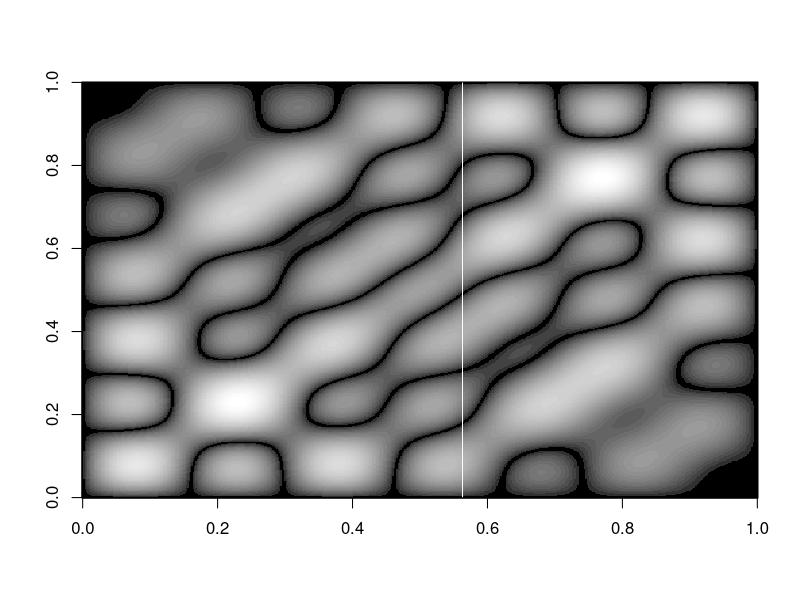

Here is the R script that generated this plot:

# Generates an image similar to a "Chlandi Figure." Chlandi Figures are nodal patterns
# that occur on vibrating surfaces.

# The surface is modeled as a matrix, each point representing the 
# displacement of the surface while vibrating.
# The vibration is modled as the sum of a set of terms, each of which
# is a product of sin waves - one along the x direction, one along the y direction.
# The sin wave terms have different frequencies - starting with the 
# 'fundamental' frequency (wavelength is 1/2 the length of the surface),
# and followed by various 'harmonics'. 

t <- 0:500
f <- 2*pi/500
i <- 0
Chlandi  <- 0:500 * 0 # first row is zero, as sin(0) = 0

# Now add 500 more rows, first factor in each term varies as we go across a row (from t)
# second factor of each term varies as we go down a column (from i)
for ( i in 1:500) { 
  Chlandi  <- rbind(Chlandi , # comment out different factors below to generate
                              # a variety of images
                    #+ sin(1/2*f*t)*sin(1/2*f*i) 
                    + sin(f*t)*sin(f*i)  
                    #+ sin(3/2*f*t)*sin(3/2*f*i)  
                    #+ sin(2*f*t)*sin(2*f*i)
                    #+ sin(5/2*f*t)*sin(5/2*f*i)
                    + sin(3*f*t)*sin(3*f*i)
                    + sin(7/2*f*t)*sin(7/2*f*i)
                    #+ sin(4*f*t)*sin(4*f*i)
  )
}
# Reset the graph layout in case it was previously set elsewhere.
par(mfrow=c(1,1))

# We want the matrix to record just the displacement of each
# point, not whether it happens to be up or down - in a standing
# wave the non nodal areas oscillate between positive and negative.
# So just take the absolute value of each point.
Chlandi <- abs(Chlandi)

# use the image or contour functions to display the results
image(Chlandi, col=grey.colors(40, start=0, end=1))
#contour(Chlandi)